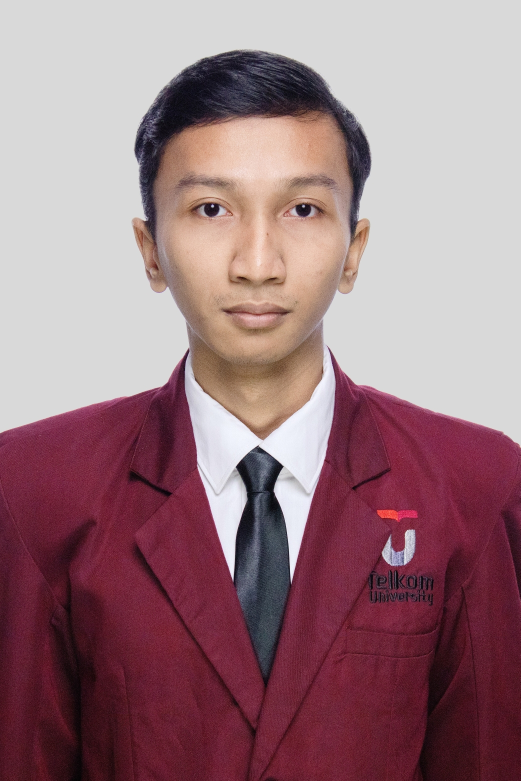
#> input picture S101-2606-08313-S101-2606-08313_DM 4x6 crop 1mb2.jpg, 1041 x 1562 px (shown at 1/2 size)
$ python build_banner.py
#> lines starting #> are read from the running program, lines starting #| are printed output that depends on the picture; after the words box and inside, x2 and y2 are one past the last pixel; in counts of white or black regions, pixels touching at a corner belong together
import os
import sys
import numpy as np
from PIL import Image, ImageEnhance, ImageFilter, ImageDraw

# Color Palette Definitions
DARK_BG = "#0A101F"
LIGHT_BG = "#F8FAFC"

DARK_CONTAINER = "#0F172A"
LIGHT_CONTAINER = "#FFFFFF"

DARK_BORDER = "#1E293B"
LIGHT_BORDER = "#E2E8F0"

UI_CYAN = "#22D3EE"
UI_LIGHT_CYAN = "#0891B2"
ACCENT_EMERALD = "#10B981"
PORTRAIT_PURPLE = "#A78BFA"
PORTRAIT_DARK_PURPLE = "#7C3AED"
TEXT_MUTED_DARK = "#94A3B8"
TEXT_MUTED_LIGHT = "#64748B"
TEXT_MAIN_DARK = "#F8FAFC"
TEXT_MAIN_LIGHT = "#0F172A"

def apply_floyd_steinberg_dither(img_gray):
    """Applies Floyd-Steinberg dithering to a grayscale PIL image."""
    arr = np.array(img_gray, dtype=float)
    h, w = arr.shape
    for y in range(h):
        for x in range(w):
            old_val = arr[y, x]
            new_val = 255 if old_val > 127 else 0
            arr[y, x] = new_val
            err = old_val - new_val
            if x + 1 < w:
                arr[y, x + 1] += err * 7 / 16
            if y + 1 < h:
                if x > 0:
                    arr[y + 1, x - 1] += err * 3 / 16
                arr[y + 1, x] += err * 5 / 16
                if x + 1 < w:
                    arr[y + 1, x + 1] += err * 1 / 16
    return Image.fromarray(np.clip(arr, 0, 255).astype(np.uint8))

def generate_fallback_portrait(width=300, height=340):
    """Generates a dithered synthetic tech avatar if input.jpg is missing."""
    img = Image.new('L', (width, height), color=20)
    draw = ImageDraw.Draw(img)

    # Outer head silhouette outline
    draw.ellipse([80, 50, 220, 190], fill=180)
    # Shoulders
    draw.ellipse([30, 180, 270, 360], fill=160)
    # Cybernetic accents / matrix grid patterns
    for y in range(0, height, 10):
        draw.line([(0, y), (width, y)], fill=int(80 + 50 * np.sin(y / 15.0)))
    for x in range(0, width, 12):
        draw.line([(x, 0), (x, height)], fill=int(70 + 40 * np.cos(x / 10.0)))

    draw.text((100, 140), "Pandu98", fill=255)
    return apply_floyd_steinberg_dither(img)

def process_portrait(image_path="input.jpg", target_size=(240, 280)):
#> called with target_size = (250, 290)
    if os.path.exists(image_path):
        img = Image.open(image_path).convert('L')
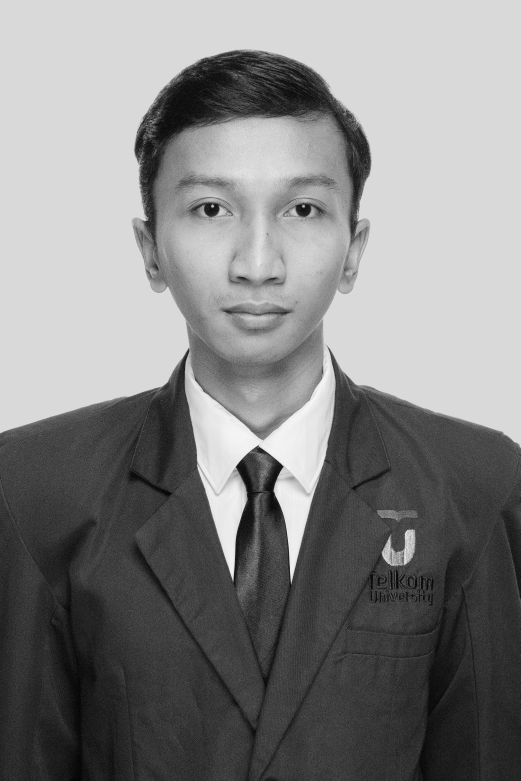
#> img: PIL image 1041x1562 L (shown at 1/2 size); min 1, max 251, mean 131.3
        img = ImageEnhance.Contrast(img).enhance(1.3)
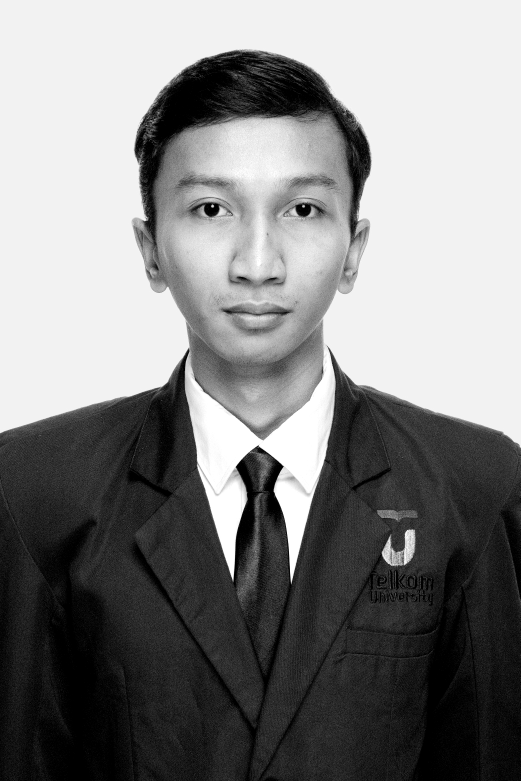
#> img: PIL image 1041x1562 L (shown at 1/2 size); min 0, max 255, mean 131.2
        img = img.filter(ImageFilter.UnsharpMask(radius=3, percent=140))
        img = img.resize(target_size, Image.Resampling.LANCZOS)
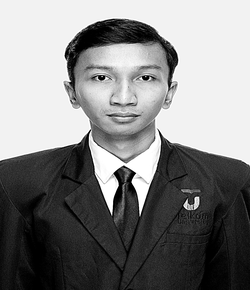
#> img: PIL image 250x290 L; min 0, max 255, mean 131.9
        dithered = apply_floyd_steinberg_dither(img)
#> after the loop in apply_floyd_steinberg_dither, `for y in range(h):`:
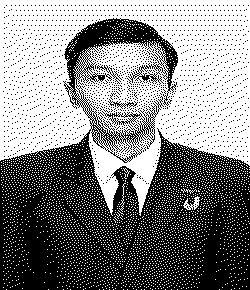
#> arr: shape (290, 250) float64; 51.7% white; 1754 black regions (1751 under 20 px), largest, box (x1, y1, x2, y2) and area: (0, 18, 250, 290) 32941, (108, 99, 138, 109) 81, (97, 65, 122, 84) 78
    else:
        print(f"[{image_path}] not found. Using synthesized tech avatar for dithering.")
        dithered = generate_fallback_portrait(target_size[0], target_size[1])
    return dithered

def dither_to_svg_dots(dithered_img, start_x=870, start_y=160, dot_color="#A78BFA", sample_step=3):
#> called with start_x = 860, start_y = 180, dot_color = '#A78BFA', sample_step = 3
    arr = np.array(dithered_img)
    h, w = arr.shape
#> h = 290; w = 250
    svg_elements = []

    for y in range(0, h, sample_step):
        for x in range(0, w, sample_step):
            val = arr[y, x]
            if val > 127: # Lit dot
                cx = start_x + x
                cy = start_y + y
                svg_elements.append(f'<circle cx="{cx}" cy="{cy}" r="1.2" fill="{dot_color}" opacity="0.95"/>')
#> after the loop, svg_elements = 4223 items
    return "\n".join(svg_elements)

def build_svg(is_dark=True):
    bg_color = DARK_BG if is_dark else LIGHT_BG
    card_bg = DARK_CONTAINER if is_dark else LIGHT_CONTAINER
    border_color = DARK_BORDER if is_dark else LIGHT_BORDER
    cyan_accent = UI_CYAN if is_dark else UI_LIGHT_CYAN
    text_main = TEXT_MAIN_DARK if is_dark else TEXT_MAIN_LIGHT
    text_muted = TEXT_MUTED_DARK if is_dark else TEXT_MUTED_LIGHT
    portrait_color = PORTRAIT_PURPLE if is_dark else PORTRAIT_DARK_PURPLE

    dithered = process_portrait("S101-2606-08313-S101-2606-08313_DM 4x6 crop 1mb2.jpg", target_size=(250, 290))
    portrait_dots = dither_to_svg_dots(dithered, start_x=860, start_y=180, dot_color=portrait_color, sample_step=3)

    svg_content = f'''<svg xmlns="http://www.w3.org/2000/svg" viewBox="0 0 1180 610" width="1180" height="610">
  <defs>
    <style>
      @import url('https://fonts.googleapis.com/css2?family=Fira+Code:wght@400;600;700&amp;family=Inter:wght@400;600;700&amp;display=swap');
      .bg {{ fill: {bg_color}; }}
      .card {{ fill: {card_bg}; stroke: {border_color}; stroke-width: 1.5px; rx: 12px; }}
      .terminal-header {{ fill: {"#1E293B" if is_dark else "#F1F5F9"}; }}
      .title {{ font-family: 'Fira Code', monospace; font-size: 13px; fill: {text_muted}; font-weight: 600; }}
      .prompt {{ font-family: 'Fira Code', monospace; font-size: 15px; fill: {cyan_accent}; font-weight: 700; }}
      .command {{ font-family: 'Fira Code', monospace; font-size: 15px; fill: {text_main}; font-weight: 600; }}
      .label {{ font-family: 'Fira Code', monospace; font-size: 13.5px; fill: {cyan_accent}; font-weight: 600; }}
      .val {{ font-family: 'Inter', sans-serif; font-size: 14px; fill: {text_main}; font-weight: 400; }}
      .badge-bg {{ fill: {"#1E293B" if is_dark else "#E2E8F0"}; rx: 4px; }}
      .badge-text {{ font-family: 'Fira Code', monospace; font-size: 12px; fill: {ACCENT_EMERALD}; font-weight: 600; }}
      .subtext {{ font-family: 'Inter', sans-serif; font-size: 13px; fill: {text_muted}; }}
      .portrait-frame {{ fill: none; stroke: {cyan_accent}; stroke-width: 1px; stroke-dasharray: 4 4; rx: 8px; }}
    </style>
    <linearGradient id="cyanGlow" x1="0%" y1="0%" x2="100%" y2="100%">
      <stop offset="0%" stop-color="{cyan_accent}" stop-opacity="0.8"/>
      <stop offset="100%" stop-color="{ACCENT_EMERALD}" stop-opacity="0.8"/>
    </linearGradient>
  </defs>

  <!-- Background -->
  <rect width="1180" height="610" class="bg"/>

  <!-- Main Terminal Window Card -->
  <rect x="25" y="25" width="1130" height="560" class="card"/>

  <!-- Terminal Header Bar -->
  <path d="M 25 37 Q 25 25 37 25 L 1143 25 Q 1155 25 1155 37 L 1155 70 L 25 70 Z" class="terminal-header"/>
  <line x1="25" y1="70" x2="1155" y2="70" stroke="{border_color}" stroke-width="1.5"/>

  <!-- Window Controls -->
  <circle cx="55" cy="47.5" r="6" fill="#FF5F56"/>
  <circle cx="75" cy="47.5" r="6" fill="#FFBD2E"/>
  <circle cx="95" cy="47.5" r="6" fill="#27C93F"/>

  <!-- Window Title -->
  <text x="590" y="52" text-anchor="middle" class="title">profile.sh — live</text>

  <!-- Terminal Body Content -->
  <!-- Command Prompt line -->
  <text x="65" y="115" class="prompt">pandu@secular-dev:~$ <tspan class="command">./profile.sh --user=Pandu98-pkh</tspan></text>

  <!-- Output Details Section -->
  <!-- Name -->
  <text x="65" y="165" class="label">USER_NAME   :</text>
  <text x="210" y="165" class="val" font-weight="700">Pandu Kaya Hakiki</text>

  <!-- Role -->
  <text x="65" y="205" class="label">ROLE        :</text>
  <text x="210" y="205" class="val">Full-Stack Developer &amp; Security Researcher</text>

  <!-- Location -->
  <text x="65" y="245" class="label">LOCATION    :</text>
  <text x="210" y="245" class="val">Bandung / Pasuruan, Indonesia 🇮🇩</text>

  <!-- Education -->
  <text x="65" y="285" class="label">EDUCATION   :</text>
  <text x="210" y="285" class="val">S1 Computer Engineering @ Telkom University</text>

  <!-- Status / Affiliation -->
  <text x="65" y="325" class="label">AFFILIATION :</text>
  <rect x="210" y="308" width="145" height="24" class="badge-bg"/>
  <text x="217" y="324" class="badge-text">Lab Assistant @ SECULAB</text>

  <rect x="365" y="308" width="165" height="24" class="badge-bg"/>
  <text x="372" y="324" class="badge-text">Secretary @ Digistar Club</text>

  <!-- Security Focus -->
  <text x="65" y="365" class="label">SEC_FOCUS   :</text>
  <text x="210" y="365" class="val">Web Application Security &amp; Digital Forensics (CTF)</text>

  <!-- Core Stack -->
  <text x="65" y="405" class="label">CORE_STACK  :</text>
  <text x="210" y="405" class="val" font-family="'Fira Code', monospace" fill="{ACCENT_EMERALD}">React • Python • JavaScript • Tailwind CSS • Node.js • MySQL</text>

  <!-- Divider Line -->
  <line x1="65" y1="440" x2="810" y2="440" stroke="{border_color}" stroke-width="1" stroke-dasharray="6 6"/>

  <!-- Status Bar Line at bottom of terminal -->
  <text x="65" y="480" class="prompt">STATUS      : <tspan fill="{ACCENT_EMERALD}">● ONLINE</tspan> <tspan class="subtext">| Ready for research &amp; collaboration</tspan></text>

  <!-- Terminal Cursor Animation Effect -->
  <rect x="520" y="468" width="8" height="15" fill="{cyan_accent}">
    <animate attributeName="opacity" values="1;0;1" dur="1s" repeatCount="indefinite"/>
  </rect>

  <!-- Right Side: Floyd-Steinberg Dithered Portrait Box -->
  <rect x="840" y="110" width="280" height="430" class="card" fill="{"#0B1329" if is_dark else "#F8FAFC"}"/>
  <rect x="850" y="120" width="260" height="410" class="portrait-frame"/>
  <text x="980" y="150" text-anchor="middle" class="label" font-size="12px">[ DITHERED_AVATAR ]</text>

  <!-- Dithered Dots Render -->
  <g>
    {portrait_dots}
  </g>

  <!-- Footer Tag inside Portrait Container -->
  <text x="980" y="505" text-anchor="middle" class="title" font-size="11px">FLOYD-STEINBERG DITHER</text>
  <text x="980" y="520" text-anchor="middle" class="subtext" font-size="10px">1180x610 LIVE TERMINAL UI</text>
</svg>'''

    filename = "dark.svg" if is_dark else "light.svg"
    with open(filename, "w", encoding="utf-8") as f:
        f.write(svg_content)
    print(f"Generated {filename} successfully.")

if __name__ == "__main__":
    build_svg(is_dark=True)
    build_svg(is_dark=False)
